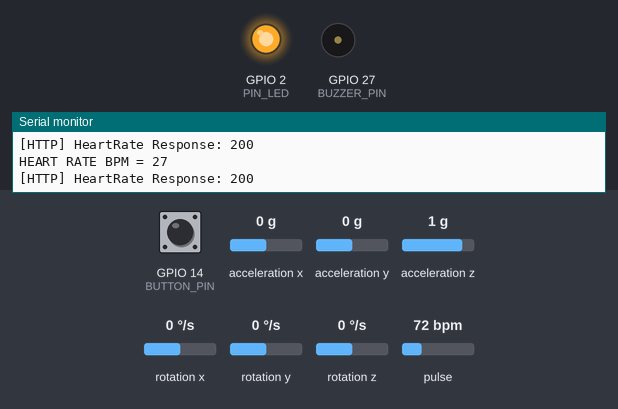
Simulated run of this sketch. Board: ESP32. Parts: output pins drawn as LEDs (lit = HIGH), buzzer (waves = sounding), the last lines printed to the serial monitor. The inputs (shaded band) are chosen by the test bench; at power-on: acceleration z 1 g, GPIO 14 (BUTTON_PIN) HIGH, acceleration x 0 g, acceleration y 0 g, rotation x 0 °/s, rotation y 0 °/s, rotation z 0 °/s, pulse 72 bpm. WiFi joins after 1.5 s; servers stay silent unless stated; uploads are accepted with an empty reply; the local clock reads 2024-03-15 10:24:30 at power-on unless the sketch sets it.

Above: at 2.7 s.
2.8 s: acceleration z set to -0.6 g
4.3 s: acceleration z set to -0.9 g
5.8 s: acceleration z set to 0.7 g
7.3 s: acceleration z set to 1 g
8.8 s: acceleration z set to -1.4 g
At 9.7 s:
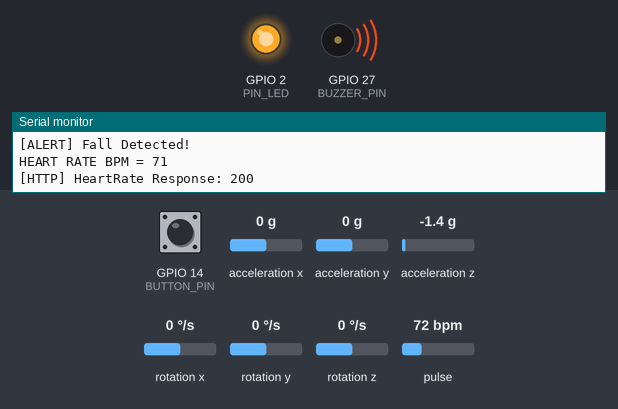
11.8 s: GPIO 14 (BUTTON_PIN) pulled LOW for 0.15 s
At 12.9 s:
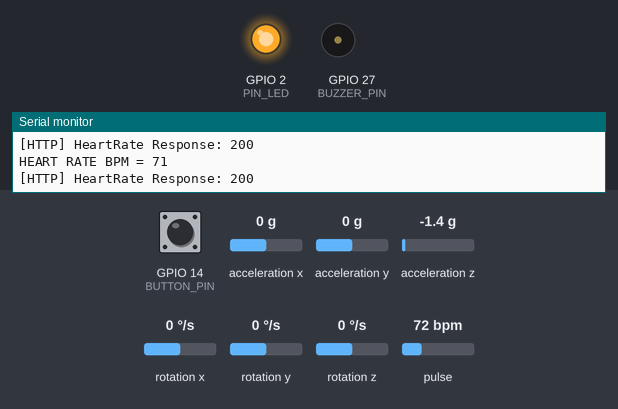
Timing chart, 0 to 14.4 s (numbered marks = the images above; inputs shaded):
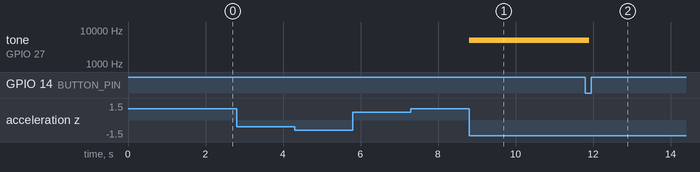

The sketch:

askabhi.ino
```cpp
#include <WiFi.h>
#include <Wire.h>
#include <MPU6050.h>
#include "time.h"
#include <math.h>
#include <HardwareSerial.h>
#include <TinyGPSPlus.h>
#include "MAX30105.h"
#include "heartRate.h"
#include <HTTPClient.h>

// ------------------- CONFIGURATION -------------------
#define WIFI_SSID     "Ajay Sabarigireessh K P"
#define WIFI_PASSWORD "Askabhi@5909"

#define BUZZER_PIN       27
#define BUZZER_CHANNEL   0
#define PIN_LED          2
#define BUTTON_PIN       14
#define SDA_PIN          21
#define SCL_PIN          22

const float fallThreshold = 300000;
const int sampleInterval = 10;
const unsigned long CRITICAL_TIMEOUT = 5000;  // 5 sec
const unsigned long DOUBLE_PRESS_TIMEOUT = 1000; // 1 sec

const char* ntpServer = "in.pool.ntp.org";
const long gmtOffset_sec = 19800;
const int daylightOffset_sec = 0;

// ------------------- API -------------------
const char* heartRateUrl = "http://13.233.118.161:3000/api/heart-rate/live";
const char* fallUrl      = "http://13.233.118.161:3000/api/fall-detection";

String token = "eyJhbGciOiJIUzI1NiIsInR5cCI6IkpXVCJ9.eyJ1c2VySWQiOjIsImVtYWlsIjoiamVldmFuQGV4YW1wbGUuY29tIiwibmFtZSI6IkplZXZhbiIsInJvbGUiOiJ1c2VyIiwiaWF0IjoxNzU2MTA4MTEyLCJleHAiOjE3NTYxMTE3MTJ9.SrWXTM9eF9IOLNgoCzaleoL6-1BIA2zsetst7d-bCwo";  // Replace with actual JWT token
int userId = 2;

// ------------------- VARIABLES -------------------
char dateTimeStr[30];
float prevAccX = 0.0, prevAccY = 0.0, prevAccZ = 0.0;
bool buzzerActive = false;
bool criticalTriggered = false;
unsigned long fallStartTime = 0;

MPU6050 mpu;

// Button press tracking
unsigned long lastButtonPressTime = 0;
bool waitingForSecondPress = false;

// ------------------- GPS -------------------
HardwareSerial neogps(1);
TinyGPSPlus gps;
#define RXD2 16
#define TXD2 17
double gpsLat = 0.0, gpsLng = 0.0;

// ------------------- HEART RATE -------------------
MAX30105 particleSensor;
const byte RATE_SIZE = 4;
byte rates[RATE_SIZE];
byte rateSpot = 0;
long lastBeat = 0;

float beatsPerMinute = 0;
int beatAvg = 0;

// ------------------- FUNCTIONS -------------------
void printLocalTime() {
  struct tm timeinfo;
  if (!getLocalTime(&timeinfo)) {
    Serial.println("[Warning] Failed to obtain time");
    return;
  }
  strftime(dateTimeStr, sizeof(dateTimeStr), "%A, %B %d %Y %H:%M:%S", &timeinfo);
  Serial.print("[Time] Current Time: ");
  Serial.println(dateTimeStr);
}

// Send Heart Rate to API
void sendHeartRate(int heartRate) {
  if (WiFi.status() == WL_CONNECTED) {
    HTTPClient http;
    http.begin(heartRateUrl);
    http.addHeader("Content-Type", "application/json");
    http.addHeader("Authorization", "Bearer " + token);

    String jsonBody = "{\"userId\": " + String(userId) + ", \"heartRate\": " + String(heartRate) + "}";
    int httpResponseCode = http.POST(jsonBody);

    Serial.print("[HTTP] HeartRate Response: ");
    Serial.println(httpResponseCode);
    http.end();
  }
}

// Send Fall Detection to API
void sendFallDetection(String direction, String severity, double lat, double lng) {
  if (WiFi.status() == WL_CONNECTED) {
    HTTPClient http;
    http.begin(fallUrl);
    http.addHeader("Content-Type", "application/json");
    http.addHeader("Authorization", "Bearer " + token);

    String jsonBody = "{\"userId\": " + String(userId) +
                      ", \"direction\": \"" + direction +
                      "\", \"severity\": \"" + severity +
                      "\", \"latitude\": " + String(lat, 6) +
                      ", \"longitude\": " + String(lng, 6) + "}";

    int httpResponseCode = http.POST(jsonBody);

    Serial.print("[HTTP] Fall Detection Response: ");
    Serial.println(httpResponseCode);
    http.end();
  }
}

// ------------------- SETUP -------------------
void setup() {
  Wire.begin(SDA_PIN, SCL_PIN);
  mpu.initialize();
  Serial.begin(115200);

  neogps.begin(9600, SERIAL_8N1, RXD2, TXD2);

  pinMode(BUTTON_PIN, INPUT_PULLUP);
  pinMode(PIN_LED, OUTPUT);
  digitalWrite(PIN_LED, LOW);

  ledcSetup(BUZZER_CHANNEL, 2000, 16);
  ledcAttachPin(BUZZER_PIN, BUZZER_CHANNEL);

  Serial.println(mpu.testConnection() ? "MPU6050 connected" : "[Error] MPU6050 connection failed");

  WiFi.begin(WIFI_SSID, WIFI_PASSWORD);
  Serial.print("[WiFi] Connecting");
  while (WiFi.status() != WL_CONNECTED) {
    delay(500);
    Serial.print(".");
  }
  Serial.println(" Connected!");
  configTime(gmtOffset_sec, daylightOffset_sec, ntpServer);
  printLocalTime();
  digitalWrite(PIN_LED, HIGH);

  if (!particleSensor.begin(Wire, I2C_SPEED_FAST)) {
    Serial.println("[Error] MAX30102 not found. Check wiring.");
    while (1);
  }
  particleSensor.setup();
  particleSensor.setPulseAmplitudeRed(0x0A);
  particleSensor.setPulseAmplitudeGreen(0);
  Serial.println("MAX30102 Initialized. Place your finger.");
}

// ------------------- LOOP -------------------
void loop() {
  static unsigned long lastTime = 0;

  // ========== FALL DETECTION ==========
  if (millis() - lastTime >= sampleInterval) {
    lastTime = millis();
    int16_t ax, ay, az;
    mpu.getAcceleration(&ax, &ay, &az);

    float accX = ax / 9.8;
    float accY = ay / 9.8;
    float accZ = az / 9.8;

    float jerkX = (accX - prevAccX) / (sampleInterval / 1000.0);
    float jerkY = (accY - prevAccY) / (sampleInterval / 1000.0);
    float jerkZ = (accZ - prevAccZ) / (sampleInterval / 1000.0);
    float jerkMagnitude = sqrt(jerkX * jerkX + jerkY * jerkY + jerkZ * jerkZ);

    prevAccX = accX;
    prevAccY = accY;
    prevAccZ = accZ;

    if (jerkMagnitude > fallThreshold && !buzzerActive) {
      Serial.println("[ALERT] Fall Detected!");
      ledcWriteTone(BUZZER_CHANNEL, 5000);
      buzzerActive = true;
      fallStartTime = millis();
      criticalTriggered = false;
    }
  }

  // Button Check
  if (digitalRead(BUTTON_PIN) == LOW) {
    delay(50);
    if (digitalRead(BUTTON_PIN) == LOW) {
      unsigned long now = millis();
      if (buzzerActive) {
        ledcWrite(BUZZER_CHANNEL, 0);
        buzzerActive = false;
        lastButtonPressTime = now;
        waitingForSecondPress = true;
      } else if (waitingForSecondPress && (now - lastButtonPressTime <= DOUBLE_PRESS_TIMEOUT)) {
        waitingForSecondPress = false;
      } else {
        waitingForSecondPress = false;
      }
      while (digitalRead(BUTTON_PIN) == LOW);
    }
  }

  if (waitingForSecondPress && millis() - lastButtonPressTime > DOUBLE_PRESS_TIMEOUT) {
    waitingForSecondPress = false;
  }

  // Critical Fall
  if (buzzerActive && !criticalTriggered && (millis() - fallStartTime > CRITICAL_TIMEOUT)) {
    ledcWrite(BUZZER_CHANNEL, 0);
    buzzerActive = false;
    criticalTriggered = true;

    bool gotLocation = false;
    unsigned long gpsStart = millis();
    while (millis() - gpsStart < 5000) {
      while (neogps.available() > 0) {
        gps.encode(neogps.read());
        if (gps.location.isUpdated()) {
          gpsLat = gps.location.lat();
          gpsLng = gps.location.lng();
          gotLocation = true;
          break;
        }
      }
      if (gotLocation) break;
    }

    Serial.print("[GPS] Lat: ");
    Serial.print(gpsLat, 6);
    Serial.print(" Lng: ");
    Serial.println(gpsLng, 6);

    sendFallDetection("forward", "critical", gpsLat, gpsLng);
  }

  // Heart Rate Reading
  long irValue = particleSensor.getIR();
  if (irValue > 50000) {
    if (checkForBeat(irValue)) {
      long delta = millis() - lastBeat;
      lastBeat = millis();
      beatsPerMinute = 60 / (delta / 1000.0);

      if (beatsPerMinute < 255 && beatsPerMinute > 20) {
        rates[rateSpot++] = (byte)beatsPerMinute;
        rateSpot %= RATE_SIZE;

        beatAvg = 0;
        for (byte x = 0; x < RATE_SIZE; x++) beatAvg += rates[x];
        beatAvg /= RATE_SIZE;

        if (beatAvg > 0) {
          Serial.print("HEART RATE BPM = ");
          Serial.println(beatAvg);
          sendHeartRate(beatAvg);
        }
      }
    }
  }

  delay(20);
}
```

Measured:
- after the input at 8.8 s, tone on GPIO 27 (BUZZER_PIN): silent → 5000 Hz at once
- after the input at 11.8 s, tone on GPIO 27 (BUZZER_PIN): 5000 Hz → silent after 0.11 s instead of 2.0 s
